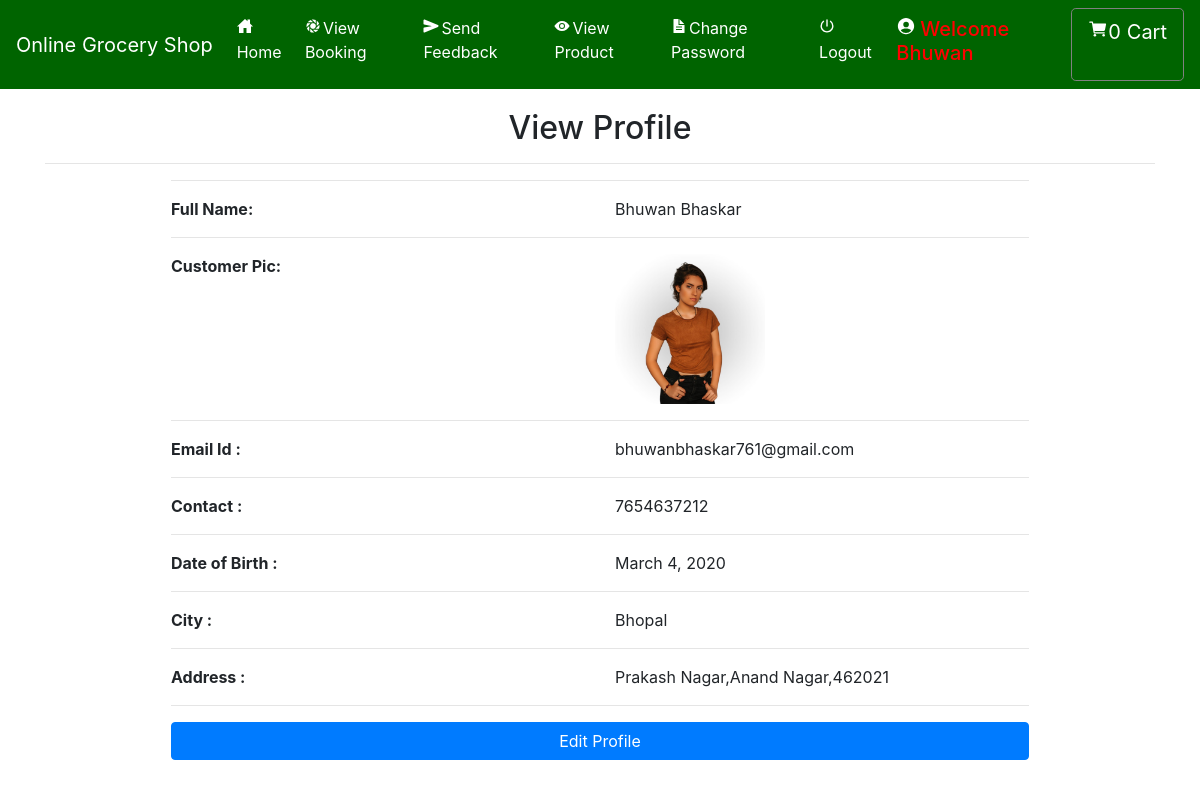
Screenshot of /profile (signed in) with the database file from the repository.
### grocery/models.py (models this page shows, shortened)
class Profile(models.Model):
    user = models.ForeignKey(User, on_delete=models.CASCADE, null=True)
    dob = models.DateField(null=True)
    city = models.CharField(max_length=30, null=True)
    address = models.CharField(max_length=50, null=True)
    contact = models.CharField(max_length=10, null=True)
    image = models.FileField(null=True)

### grocery/views.py (the view)
# urls.py: path('profile', profile, name='profile'),
def profile(request):
    if not request.user.is_authenticated:
        return redirect('login')
    user = User.objects.get(id=request.user.id)
    pro = Profile.objects.get(user=user)
    cart=""
    try:
        cart = Cart.objects.get(profile=pro)
    except:
        pass
    num1 = 0
    total = 0
    for i in cart:
        total += i.product.price
        num1 += 1
    user = User.objects.get(id=request.user.id)
    pro = Profile.objects.get(user=user)
    d={'pro':pro,'user':user,'num1':num1,'total':total}
    return render(request,'profile.html',d)

### grocery/templates/profile.html
{% extends 'navigation.html' %}
{% load static %}
{% block body %}
<div class="container">
    <h2 style="margin-top:20px" align="center">View Profile</h2><hr>
<div  class="container-fluid" style="width:80%;margin-bottom:5%">
    <hr><div class="row">
        <div class="col-md-6">
            <strong>Full Name:</strong>
        </div>
        <div class="col-md-6">
            {{pro.user.first_name}} {{pro.user.last_name}}
        </div>
    </div><hr>
     <div class="row">
        <div class="col-md-6">
            <strong>Customer Pic:</strong>
        </div>
        <div class="col-md-6">
           <img src="{{pro.image.url}}" style="width:150px;height:150px">
        </div>
    </div><hr>
    <div class="row">
        <div class="col-md-6">
            <strong>Email Id :</strong>
        </div>
        <div class="col-md-6">
            {{pro.user.email}}
        </div>
    </div><hr>
     <div class="row">
        <div class="col-md-6">
            <strong>Contact :</strong>
        </div>
        <div class="col-md-6">
            {{pro.contact}}
        </div>
     </div><hr>
    <div class="row">
        <div class="col-md-6">
            <strong>Date of Birth :</strong>
        </div>
        <div class="col-md-6">
            {{pro.dob}}
        </div>
    </div><hr>
     <div class="row">
        <div class="col-md-6">
            <strong>City :</strong>
        </div>
        <div class="col-md-6">
            {{pro.city}}
        </div>
     </div><hr><div class="row">
        <div class="col-md-6">
            <strong>Address :</strong>
        </div>
        <div class="col-md-6">
            {{pro.address}}
        </div>
    </div><hr>
    <a href="{% url 'edit_profile' %}"><button class="btn btn-primary" style="width:100%;margin-bottom:5%">Edit Profile</button></a>
</div>
</div>
{% endblock %}

### grocery/templates/navigation.html (style rules this page uses)
* { box-sizing: border-box; }

### rows the page displays
Profile: user.first_name "Bhuwan", user.last_name "Bhaskar", image (picture), user.email "bhuwanbhaskar761@gmail.com", contact "7654637212", dob "March 4, 2020", city "Bhopal", address "Prakash Nagar,Anand Nagar,462021"

### other values shown
{{ num1 }} "0"
